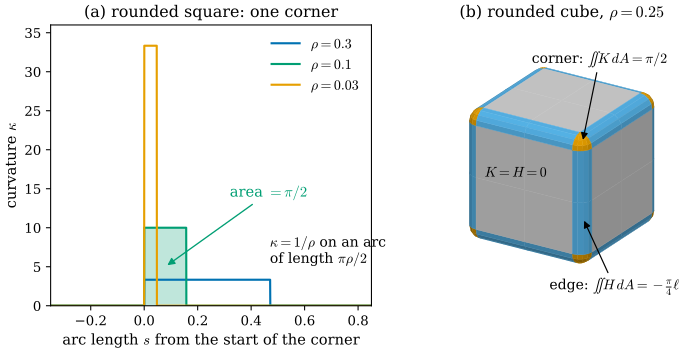

This chart was generated by the following Python code:
"""Figure 31.1.4: curvature concentrates at corners and edges as a rounding radius goes to 0 (Section 31.1).

(a) The square [-1, 1]^2 rounded with radius rho (its boundary at distance rho): the curvature kappa of the
    boundary near one corner, plotted against arc length s measured from the start of the corner arc.
    kappa = 1/rho on an arc of length (pi/2) rho and 0 elsewhere, so the area under each spike is pi/2
    for every rho (rho = 0.3, 0.1, 0.03).
(b) The cube [-1, 1]^3 rounded with rho = 0.25 (all points at distance rho from the cube). Gray: flat
    pieces (K = H = 0); light blue: quarter cylinders along the 12 edges (K = 0, H = -1/(2 rho) for the
    outward normal); orange: eighth spheres at the 8 corners (K = 1/rho^2).
Self-check: numerical integrals of kappa, K and H over the pieces equal pi/2, pi/2 and -(pi/4) * (edge
length 2) for several rho.

Run from the project root: ``PYTHONPATH=tools python3 chapters/31-meshes/figures/fig-31-1-4-concentration.py``
"""

import itertools
import pathlib
import sys

sys.path.insert(0, str(pathlib.Path(__file__).resolve().parents[1] / "lib"))
import dgmesh as dm  # noqa: E402

import dgfig  # noqa: E402

dgfig.setup()

import matplotlib.pyplot as plt  # noqa: E402
import numpy as np  # noqa: E402
from matplotlib.patches import Polygon  # noqa: E402

C = dgfig.COLORS

fig = plt.figure(figsize=(7.6, 3.9))
gs = fig.add_gridspec(1, 2, width_ratios=[1.05, 1.0], wspace=0.12)

# ---------------------------------------------------------------- (a) curvature spikes of a rounded square
ax = fig.add_subplot(gs[0, 0])
cols = [C["tangent"], C["third"], C["accent"]]
for rho, col in zip((0.3, 0.1, 0.03), cols):
    arc = np.pi / 2 * rho
    s = np.linspace(-0.4, 0.9, 4001)
    kappa = np.where((s >= 0) & (s <= arc), 1 / rho, 0.0)
    ds = s[1] - s[0]
    area = np.trapezoid(kappa, s)
    assert abs(area - np.pi / 2) < 2 * ds / rho  # = pi/2 up to grid error
    ax.plot(s, kappa, color=col, lw=1.6, label=rf"$\rho = {rho}$")
    if rho == 0.1:
        ax.fill_between(s, kappa, color=col, alpha=0.25, lw=0)
        ax.annotate(r"area $= \pi/2$", xy=(arc / 2, 5), xytext=(0.32, 14), fontsize=11, color=col,
                    arrowprops=dict(arrowstyle="-|>", color=col, lw=1.0))
ax.set_xlim(-0.35, 0.85)
ax.set_ylim(0, 36)
ax.set_xlabel(r"arc length $s$ from the start of the corner")
ax.set_ylabel(r"curvature $\kappa$")
ax.legend(loc="upper right", fontsize=10.5, frameon=False)
ax.set_title("(a) rounded square: one corner", fontsize=12)
ax.text(0.47, 5.5, r"$\kappa = 1/\rho$ on an arc" + "\n" + r"of length $\pi\rho/2$", fontsize=10.5)

# ---------------------------------------------------------------- (b) rounded cube
RHO = 0.25
cam = dm.Ortho(elev=24, azim=-58)
polys = []  # (points (k,3), outward normal at centre, color)


def add_grid(fun, nrm, n1, n2, color):
    a = np.linspace(0, 1, n1 + 1)
    b = np.linspace(0, 1, n2 + 1)
    for i in range(n1):
        for j in range(n2):
            corners = [(a[i], b[j]), (a[i + 1], b[j]), (a[i + 1], b[j + 1]), (a[i], b[j + 1])]
            P = np.array([fun(u, v) for u, v in corners])
            uc, vc = (a[i] + a[i + 1]) / 2, (b[j] + b[j + 1]) / 2
            polys.append((P, nrm(uc, vc), color))


flat_col, edge_col, corner_col = C["surface"], C["region"], C["accent"]
for ax_i in range(3):
    for sgn in (-1, 1):
        o = [k for k in range(3) if k != ax_i]

        def fun(u, v, ax_i=ax_i, sgn=sgn, o=o):
            p = np.zeros(3)
            p[ax_i] = sgn * (1 + RHO)
            p[o[0]], p[o[1]] = -1 + 2 * u, -1 + 2 * v
            return p

        def nrm(u, v, ax_i=ax_i, sgn=sgn):
            n = np.zeros(3)
            n[ax_i] = sgn
            return n
        add_grid(fun, nrm, 2, 2, flat_col)
for a_i, b_i in itertools.combinations(range(3), 2):
    c_i = 3 - a_i - b_i
    for sa in (-1, 1):
        for sb in (-1, 1):
            def fun(u, v, a_i=a_i, b_i=b_i, c_i=c_i, sa=sa, sb=sb):
                ph = u * np.pi / 2
                p = np.zeros(3)
                p[a_i] = sa * (1 + RHO * np.cos(ph))
                p[b_i] = sb * (1 + RHO * np.sin(ph))
                p[c_i] = -1 + 2 * v
                return p

            def nrm(u, v, a_i=a_i, b_i=b_i, sa=sa, sb=sb):
                ph = u * np.pi / 2
                n = np.zeros(3)
                n[a_i], n[b_i] = sa * np.cos(ph), sb * np.sin(ph)
                return n
            add_grid(fun, nrm, 4, 2, edge_col)
for sx, sy, sz in itertools.product((-1, 1), repeat=3):
    def unit(u, v):
        th, ph = u * np.pi / 2, v * np.pi / 2
        return np.array([np.sin(th) * np.cos(ph), np.sin(th) * np.sin(ph), np.cos(th)])

    def fun(u, v, s=np.array([sx, sy, sz])):
        return s * (1 + RHO * unit(u, v))

    def nrm(u, v, s=np.array([sx, sy, sz])):
        return s * unit(u, v)
    add_grid(fun, nrm, 4, 4, corner_col)

axb = fig.add_subplot(gs[0, 1])
light = np.array([0.3, -0.5, 0.9])
light /= np.linalg.norm(light)
vis = [(P, n, c) for P, n, c in polys if n @ cam.view > 1e-9]
vis.sort(key=lambda t: cam.depth(t[0].mean(0)))
for P, n, c in vis:
    k = 0.55 + 0.45 * abs(n @ light)
    rgb = np.clip(dm.hex_to_rgb(c) * k, 0, 1)
    axb.add_patch(Polygon(cam(P), closed=True, fc=rgb, ec=rgb, lw=0.3, zorder=1))
allP = cam(np.concatenate([p for p, _, _ in polys]))
axb.set_xlim(allP[:, 0].min() - 0.05, allP[:, 0].max() + 0.05)
axb.set_ylim(allP[:, 1].min() - 0.75, allP[:, 1].max() + 0.75)
axb.set_aspect("equal")
axb.set_axis_off()
axb.set_title(r"(b) rounded cube, $\rho = 0.25$", fontsize=12)
# labels for one corner and one edge
corner = np.array([1, -1, 1]) * (1 + RHO / np.sqrt(3))
q = cam(corner)
axb.annotate(r"corner: $\iint K\,dA = \pi/2$", xy=q, xytext=(q[0] + 0.3, q[1] + 1.4), fontsize=10.5,
             arrowprops=dict(arrowstyle="-|>", color="k", lw=0.9), ha="center")
edge_pt = np.array([1 + RHO / np.sqrt(2), -1 - RHO / np.sqrt(2), -0.3])
q = cam(edge_pt)
axb.annotate(r"edge: $\iint H\,dA = -\frac{\pi}{4}\ell$", xy=q, xytext=(q[0] + 0.55, q[1] - 1.25), fontsize=10.5,
             arrowprops=dict(arrowstyle="-|>", color="k", lw=0.9), ha="center")
face_pt = np.array([0.0, -(1 + RHO), 0.2])
q = cam(face_pt)
axb.text(q[0] - 0.15, q[1] + 0.05, r"$K = H = 0$", fontsize=10.5, ha="center")

# ---------------------------------------------------------------- self-check of the integrals
for rho in (0.5, 0.25, 0.05):
    # corner: eighth sphere of radius rho, K = 1/rho^2, area pi rho^2 / 2
    th = np.linspace(0, np.pi / 2, 801)
    corner_area = (np.pi / 2) * rho ** 2 * np.trapezoid(np.sin(th), th)
    assert abs(corner_area / rho ** 2 - np.pi / 2) < 1e-5
    # edge: quarter cylinder radius rho, length 2, H = -1/(2 rho) with the outward normal
    edge_H = -1 / (2 * rho) * (np.pi / 2 * rho) * 2.0
    assert abs(edge_H - (-np.pi / 4 * 2.0)) < 1e-12

fig.subplots_adjust(left=0.08, right=0.99, top=0.9, bottom=0.15)
dgfig.save(fig, __file__)
